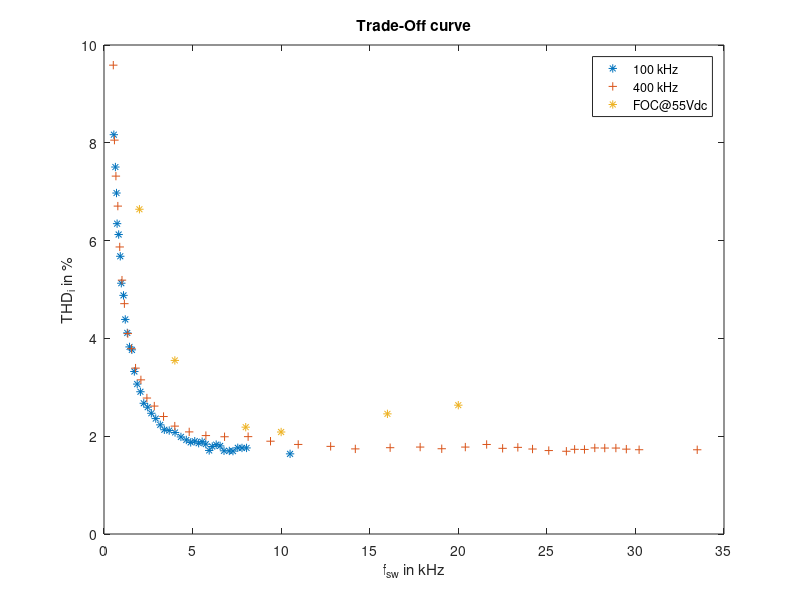

This chart was generated by the following MATLAB code:
mean_f_sw_100 = [10504.1250000000,8047.63476562500,7789.80224609375,7551.13671875000,7279.63769531250,7073.97167968750,6774.30615234375,6555.64062500000,6333.47460937500,6110.97558593750,5938.64306640625,5744.64355468750,5539.97802734375,5343.97851562500,5121.47949218750,4893.98046875000,4646.14794921875,4342.81591796875,4010.48388671875,3682.15185546875,3405.98632812500,3176.48730468750,2920.48828125000,2672.82275390625,2466.15673828125,2243.99096679688,2056.15844726563,1874.99255371094,1713.32653808594,1573.49377441406,1440.82763671875,1314.32812500000,1200.49523925781,1101.16223144531,976.662780761719,918.663024902344,827.996704101563,739.330383300781,705.997192382813,642.997436523438,555.164428710938];
mean_f_sw_400 = [33488.0312500000	30207.5468750000	29485.8828125000	28896.5507812500	28268.2207031250	27705.5566406250	27123.2246093750	26566.8945312500	26101.2285156250	25107.5664062500	24191.1542968750	23361.5742187500	22502.7441406250	21601.2460937500	20396.7519531250	19066.2578125000	17847.0957031250	16152.6025390625	14186.9433593750	12794.4492187500	10963.4560546875	9399.29589843750	8135.80078125000	6805.97265625000	5751.47705078125	4809.64746093750	3995.98413085938	3361.15332031250	2839.15527343750	2421.99023437500	2082.99169921875	1781.65954589844	1550.99377441406	1343.16125488281	1150.32873535156	1015.66259765625	888.163146972656	780.996887207031	672.830627441406	588.997619628906	524.331237792969];
THD_100 = [1.63911373102975,1.76025650370369,1.75986088568432,1.76298878022540,1.69512903114438,1.69883611588803,1.70166526890034,1.80166099272382,1.82768598134401,1.78888367645635,1.70854597799094,1.83768307180765,1.88782931647879,1.85676347501054,1.89835096398631,1.87336638885606,1.92338452904071,1.98525269748258,2.07619351824310,2.11551675491779,2.13205371361870,2.23207358342917,2.36052664559992,2.46906604935899,2.59327078984995,2.67337043714884,2.90901840652661,3.06611862926336,3.32359039535047,3.76571397939994,3.82615524068097,4.11220131632822,4.38786642211059,4.88007945860682,5.12863216224705,5.67942764673508,6.12444837316522,6.34669127782316,6.97296140516044,7.50471921080324,8.16604517899133];
THD_400 = [1.72251625452784,1.72347607625869,1.73557117403169,1.75776361231448,1.75777741352877,1.76011413101363,1.72942250161562,1.73183376164107,1.69227716121419,1.70633592501820,1.73793786655203,1.77172274063310,1.75206273718412,1.83085193994550,1.77775167875294,1.74361589363139,1.77787678523959,1.76497405749520,1.74036620444352,1.79204292234397,1.83145494460698,1.89769394215754,1.99113196747587,1.98870406313422,2.01273574349289,2.08799200548008,2.20621357110317,2.40247669031381,2.61608295489950,2.78057302924293,3.15224655924138,3.39249294588369,3.78913174436966,4.09881816556379,4.71026229119738,5.19155915567035,5.86994486682636,6.70554077590692,7.31877699180339,8.05459052051118,9.58776890261037];

FOC_f_sw = [2000, 4000, 8000, 10000, 16000, 20000];

THD_FOC = [6.6411, 3.5499, 2.1849, 2.0858, 2.4571, 2.6345];

figure
plot(mean_f_sw_100*0.001,THD_100,'*');
hold on
plot(mean_f_sw_400*0.001,THD_400,'+');
plot(FOC_f_sw*0.001,THD_FOC,'*');
xlabel('f_s_w in kHz');
ylabel('THD_i in %');
title('Trade-Off curve');
legend('100 kHz','400 kHz','FOC@55Vdc')
